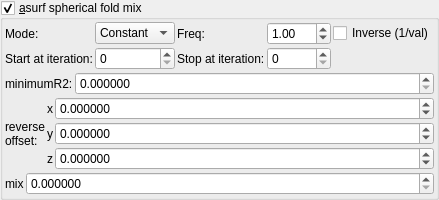
    <widget class="MyGroupBox" name="groupCheck_transf_function_enabledB_false">
     <property name="title">
      <string>&amp;asurf spherical fold mix</string>
     </property>
     <property name="checkable">
      <bool>true</bool>
     </property>
     <layout class="QVBoxLayout" name="verticalLayout_15" stretch="0,0,0,0">
      <property name="spacing">
       <number>2</number>
      </property>
      <property name="leftMargin">
       <number>2</number>
      </property>
      <property name="topMargin">
       <number>2</number>
      </property>
      <property name="rightMargin">
       <number>2</number>
      </property>
      <property name="bottomMargin">
       <number>2</number>
      </property>
      <item>
       <layout class="QGridLayout" name="gridLayout_79">
        <property name="spacing">
         <number>2</number>
        </property>
        <item row="2" column="2">
         <widget class="QLabel" name="label_52">
          <property name="text">
           <string>Stop at iteration:</string>
          </property>
         </widget>
        </item>
        <item row="2" column="3">
         <widget class="MySpinBox" name="spinboxInt_transf_stop_iterations_B">
          <property name="sizePolicy">
           <sizepolicy hsizetype="Preferred" vsizetype="Maximum">
            <horstretch>0</horstretch>
            <verstretch>0</verstretch>
           </sizepolicy>
          </property>
          <property name="maximum">
           <number>999</number>
          </property>
         </widget>
        </item>
      <item row="1" column="0">
       <widget class="QLabel"><property name="text"><string>Mode:</string></property></widget>
      </item>
      <item row="1" column="1">
       <widget class="MyComboBox" name="comboBox_transf_multiplier_value_mode_1">
        <item><property name="text"><string notr="true">Constant</string></property></item>
        <item><property name="text"><string notr="true">Sine</string></property></item>
        <item><property name="text"><string notr="true">Ramp</string></property></item>
       </widget>
      </item>
      <item row="1" column="2">
       <widget class="QLabel"><property name="text"><string>Freq:</string></property></widget>
      </item>
      <item row="1" column="3">
       <widget class="MyDoubleSpinBox" name="spinbox_transf_multiplier_frequency_1">
        <property name="minimum"><double>0.01</double></property><property name="maximum"><double>100.0</double></property>
        <property name="singleStep"><double>0.1</double></property><property name="value"><double>1.0</double></property>
       </widget>
      </item>
      <item row="1" column="4" colspan="2">
       <widget class="MyCheckBox" name="checkBox_transf_multiplier_inverse_1">
        <property name="text"><string>Inverse (1/val)</string></property>
       </widget>
      </item>
        <item row="2" column="0">
         <widget class="QLabel" name="label_71">
          <property name="text">
           <string>Start at iteration:</string>
          </property>
         </widget>
        </item>
        <item row="2" column="1">
         <widget class="MySpinBox" name="spinboxInt_transf_start_iterations_B">
          <property name="sizePolicy">
           <sizepolicy hsizetype="Minimum" vsizetype="Maximum">
            <horstretch>0</horstretch>
            <verstretch>0</verstretch>
           </sizepolicy>
          </property>
          <property name="minimum">
           <number>0</number>
          </property>
          <property name="maximum">
           <number>999</number>
          </property>
          <property name="value">
           <number>0</number>
          </property>
         </widget>
        </item>
       </layout>
      </item>
      <item>
       <layout class="QGridLayout" name="gridLayout_4" columnstretch="0,1">
        <item row="0" column="1">
         <widget class="MyDoubleSpinBox" name="spinbox_transf_scale_025">
          <property name="sizePolicy">
           <sizepolicy hsizetype="Minimum" vsizetype="Maximum">
            <horstretch>0</horstretch>
            <verstretch>0</verstretch>
           </sizepolicy>
          </property>
          <property name="prefix">
           <string/>
          </property>
          <property name="suffix">
           <string/>
          </property>
          <property name="decimals">
           <number>6</number>
          </property>
          <property name="minimum">
           <double>0.000000000000000</double>
          </property>
          <property name="maximum">
           <double>99.989999999999995</double>
          </property>
          <property name="singleStep">
           <double>0.100000000000000</double>
          </property>
         </widget>
        </item>
        <item row="0" column="0">
         <widget class="QLabel" name="label_51">
          <property name="text">
           <string>minimumR2:</string>
          </property>
         </widget>
        </item>
       </layout>
      </item>
      <item>
       <layout class="QGridLayout" name="gridLayout_19" columnstretch="0,0,1">
        <property name="spacing">
         <number>2</number>
        </property>
        <item row="3" column="1">
         <widget class="QLabel" name="label_128">
          <property name="sizePolicy">
           <sizepolicy hsizetype="Preferred" vsizetype="Preferred">
            <horstretch>0</horstretch>
            <verstretch>0</verstretch>
           </sizepolicy>
          </property>
          <property name="text">
           <string notr="true">x</string>
          </property>
          <property name="alignment">
           <set>Qt::AlignRight|Qt::AlignTrailing|Qt::AlignVCenter</set>
          </property>
         </widget>
        </item>
        <item row="5" column="1">
         <widget class="QLabel" name="label_126">
          <property name="sizePolicy">
           <sizepolicy hsizetype="Preferred" vsizetype="Preferred">
            <horstretch>0</horstretch>
            <verstretch>0</verstretch>
           </sizepolicy>
          </property>
          <property name="text">
           <string notr="true">z</string>
          </property>
          <property name="alignment">
           <set>Qt::AlignRight|Qt::AlignTrailing|Qt::AlignVCenter</set>
          </property>
         </widget>
        </item>
        <item row="3" column="0" rowspan="3">
         <widget class="QLabel" name="label_18">
          <property name="text">
           <string>reverse
offset:</string>
          </property>
         </widget>
        </item>
        <item row="4" column="1">
         <widget class="QLabel" name="label_127">
          <property name="sizePolicy">
           <sizepolicy hsizetype="Preferred" vsizetype="Preferred">
            <horstretch>0</horstretch>
            <verstretch>0</verstretch>
           </sizepolicy>
          </property>
          <property name="text">
           <string notr="true">y</string>
          </property>
          <property name="alignment">
           <set>Qt::AlignRight|Qt::AlignTrailing|Qt::AlignVCenter</set>
          </property>
         </widget>
        </item>
        <item row="4" column="2">
         <widget class="MyDoubleSpinBox" name="spinbox3_mandelbox_offset_y">
          <property name="sizePolicy">
           <sizepolicy hsizetype="Minimum" vsizetype="Maximum">
            <horstretch>0</horstretch>
            <verstretch>0</verstretch>
           </sizepolicy>
          </property>
          <property name="prefix">
           <string/>
          </property>
          <property name="suffix">
           <string/>
          </property>
          <property name="decimals">
           <number>6</number>
          </property>
          <property name="minimum">
           <double>-100.000000000000000</double>
          </property>
          <property name="maximum">
           <double>100.000000000000000</double>
          </property>
          <property name="singleStep">
           <double>0.100000000000000</double>
          </property>
         </widget>
        </item>
        <item row="3" column="2">
         <widget class="MyDoubleSpinBox" name="spinbox3_mandelbox_offset_x">
          <property name="sizePolicy">
           <sizepolicy hsizetype="Minimum" vsizetype="Maximum">
            <horstretch>0</horstretch>
            <verstretch>0</verstretch>
           </sizepolicy>
          </property>
          <property name="prefix">
           <string/>
          </property>
          <property name="suffix">
           <string/>
          </property>
          <property name="decimals">
           <number>6</number>
          </property>
          <property name="minimum">
           <double>-100.000000000000000</double>
          </property>
          <property name="maximum">
           <double>100.000000000000000</double>
          </property>
          <property name="singleStep">
           <double>0.100000000000000</double>
          </property>
         </widget>
        </item>
        <item row="5" column="2">
         <widget class="MyDoubleSpinBox" name="spinbox3_mandelbox_offset_z">
          <property name="sizePolicy">
           <sizepolicy hsizetype="Minimum" vsizetype="Maximum">
            <horstretch>0</horstretch>
            <verstretch>0</verstretch>
           </sizepolicy>
          </property>
          <property name="prefix">
           <string/>
          </property>
          <property name="suffix">
           <string/>
          </property>
          <property name="decimals">
           <number>6</number>
          </property>
          <property name="minimum">
           <double>-100.000000000000000</double>
          </property>
          <property name="maximum">
           <double>100.000000000000000</double>
          </property>
          <property name="singleStep">
           <double>0.100000000000000</double>
          </property>
         </widget>
        </item>
       </layout>
      </item>
      <item>
       <layout class="QGridLayout" name="gridLayout_8" columnstretch="0,1">
        <item row="1" column="0">
         <widget class="QLabel" name="label_32">
          <property name="text">
           <string>mix</string>
          </property>
         </widget>
        </item>
        <item row="1" column="1">
         <widget class="MyDoubleSpinBox" name="spinbox_transf_scaleA_1">
          <property name="sizePolicy">
           <sizepolicy hsizetype="Minimum" vsizetype="Maximum">
            <horstretch>0</horstretch>
            <verstretch>0</verstretch>
           </sizepolicy>
          </property>
          <property name="prefix">
           <string/>
          </property>
          <property name="suffix">
           <string/>
          </property>
          <property name="decimals">
           <number>6</number>
          </property>
          <property name="minimum">
           <double>0.000000000000000</double>
          </property>
          <property name="maximum">
           <double>99.989999999999995</double>
          </property>
          <property name="singleStep">
           <double>0.100000000000000</double>
          </property>
         </widget>
        </item>
       </layout>
      </item>
     </layout>
    </widget>
